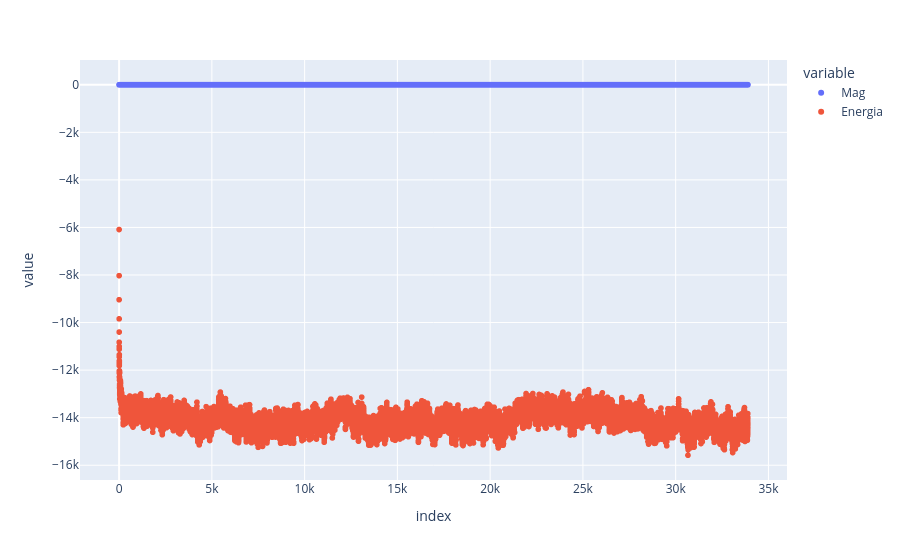

The notebook cell saved with this chart:
### Code cell
px.scatter(df)

### Figure 1 — Plotly figure (JSON) as saved in the notebook; plotly's stock layout.template omitted (floating-point values rounded to 4 significant figures; data arrays with more than 128 entries replaced by an {"elided": "..."} marker saying what was removed)
{"data": [{"hovertemplate": "variable=Mag<br>index=%{x}<br>value=%{y}<extra></extra>", "legendgroup": "Mag", "marker": {"color": "#636efa", "symbol": "circle"}, "mode": "markers", "name": "Mag", "showlegend": true, "type": "scattergl", "x": {"elided": "33894 int values"}, "xaxis": "x", "y": {"elided": "33894 float values"}, "yaxis": "y"}, {"hovertemplate": "variable=Energia<br>index=%{x}<br>value=%{y}<extra></extra>", "legendgroup": "Energia", "marker": {"color": "#EF553B", "symbol": "circle"}, "mode": "markers", "name": "Energia", "showlegend": true, "type": "scattergl", "x": {"elided": "33894 int values"}, "xaxis": "x", "y": {"elided": "33894 float values"}, "yaxis": "y"}], "layout": {"legend": {"title": {"text": "variable"}, "tracegroupgap": 0}, "margin": {"t": 60}, "xaxis": {"anchor": "y", "domain": [0, 1], "title": {"text": "index"}}, "yaxis": {"anchor": "x", "domain": [0, 1], "title": {"text": "value"}}}}
